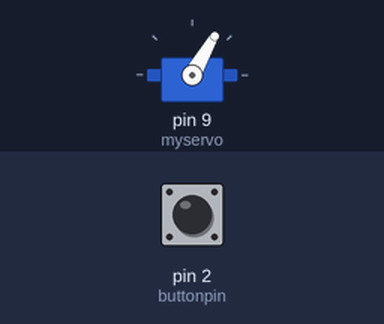
Bench run of a sketch on a simulated Arduino Uno, built with avr-gcc and run on an emulated ATmega328P. On the bench: servo. The inputs (shaded band) are chosen by the test bench; at power-on: pin 2 (buttonpin) LOW.

Above: at 1.2 s.
1.3 s: pin 2 (buttonpin) pulled HIGH for 0.15 s
At 1.37 s:
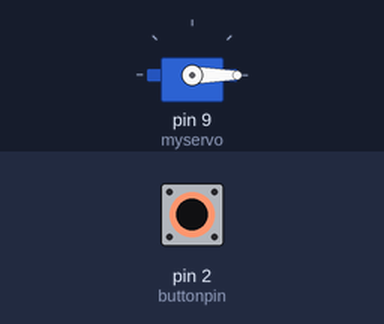
2.9 s: pin 2 (buttonpin) pulled HIGH for 3.2 s
At 6.6 s:
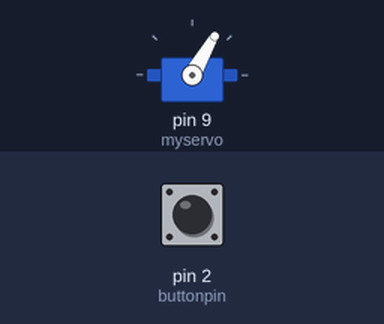
7.6 s: pin 2 (buttonpin) pulled HIGH for 1 s
At 8.9 s:
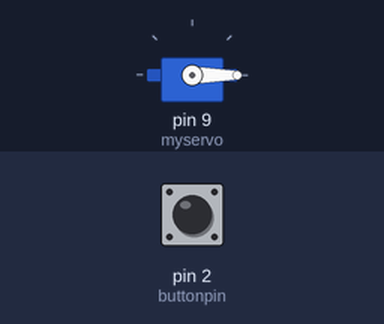
Timing chart, 0 to 10.6 s (numbered marks = the images above; inputs shaded):
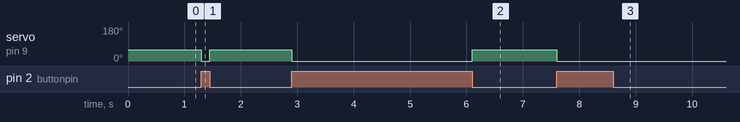

Measured:
- after the input at 1.3 s, servo on pin 9 (myservo): 60° → 0° at once, → 60° 0.15 s later
- after the input at 2.9 s, servo on pin 9 (myservo): 60° → 0° at once, → 60° 3.2 s later
- after the input at 7.6 s, servo on pin 9 (myservo): 60° → 0° at once

The sketch:

sketch_nov12a.ino
```cpp
#include <Servo.h>
int buttonpin = 2;
Servo myservo;
int buttonState = 0;
boolean state;

void setup(){
  pinMode(buttonpin, INPUT);
  myservo.attach(9);
}
void loop(){
  buttonState = digitalRead(buttonpin);

  if (buttonState == HIGH){
    if(state == false){
      state = true;
    }
    else{
      state = false;

    }
  }
  if (state == true){
    myservo.write(0);
  }
  else{
    myservo.write(60);
  }
}
```
